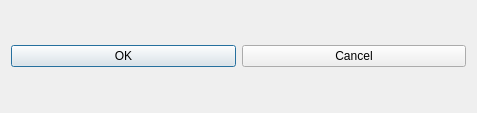
<?xml version="1.0" encoding="UTF-8"?>
<ui version="4.0">
 <class>Dialog</class>
 <widget class="QDialog" name="Dialog">
  <property name="geometry">
   <rect>
    <x>0</x>
    <y>0</y>
    <width>477</width>
    <height>113</height>
   </rect>
  </property>
  <property name="windowTitle">
   <string>Set Configuration</string>
  </property>
  <layout class="QVBoxLayout" name="verticalLayout_2">
   <item>
    <layout class="QVBoxLayout" name="propertiesVerticalLayout"/>
   </item>
   <item>
    <layout class="QHBoxLayout" name="horizontalLayout_2">
     <item>
      <widget class="QPushButton" name="acceptButton">
       <property name="text">
        <string>OK</string>
       </property>
      </widget>
     </item>
     <item>
      <widget class="QPushButton" name="rejectButton">
       <property name="text">
        <string>Cancel</string>
       </property>
      </widget>
     </item>
    </layout>
   </item>
  </layout>
 </widget>
 <resources/>
 <connections/>
</ui>
